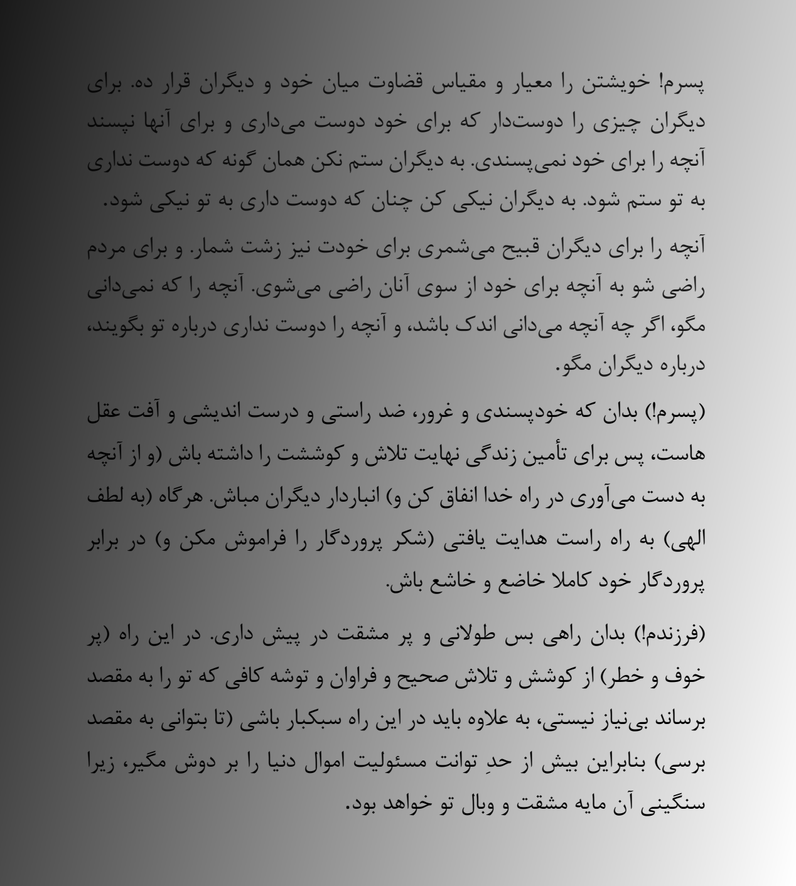
#> input picture HW5/doc_shadow.png, 796 x 886 px, shrunk from 1268 x 1411 before the run
$ python q3_Thresholding_AdaptiveThresholding.py
#> lines starting #> are read from the running program, lines starting #| are printed output that depends on the picture; after the words box and inside, x2 and y2 are one past the last pixel; in counts of white or black regions, pixels touching at a corner belong together
import cv2
img = cv2.imread('doc_shadow.png',0)
#> img is the input picture: shape (886, 796); min 0, max 255, mean 135.1
ret,thresh1 = cv2.threshold(img,50,255,cv2.THRESH_BINARY)
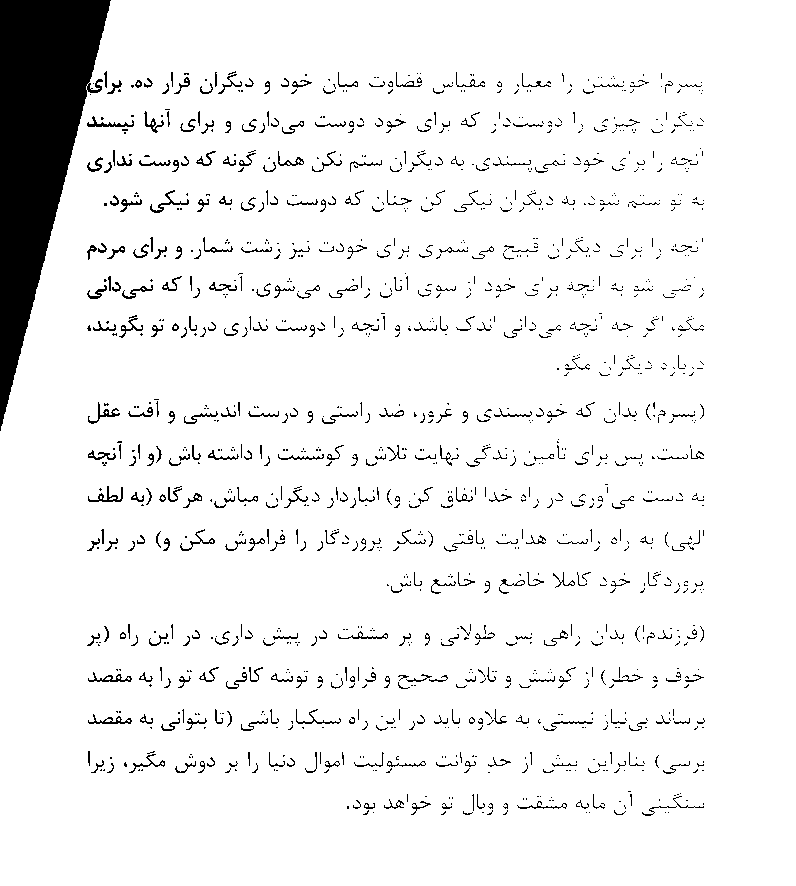
#> thresh1: shape (886, 796); 93.5% white; 1392 black regions (1034 under 20 px), largest, box (x1, y1, x2, y2) and area: (0, 0, 111, 431) 24122, (88, 486, 123, 502) 169, (87, 116, 134, 127) 166

th2 = cv2.adaptiveThreshold(img,255,cv2.ADAPTIVE_THRESH_MEAN_C,cv2.THRESH_BINARY,11,2)
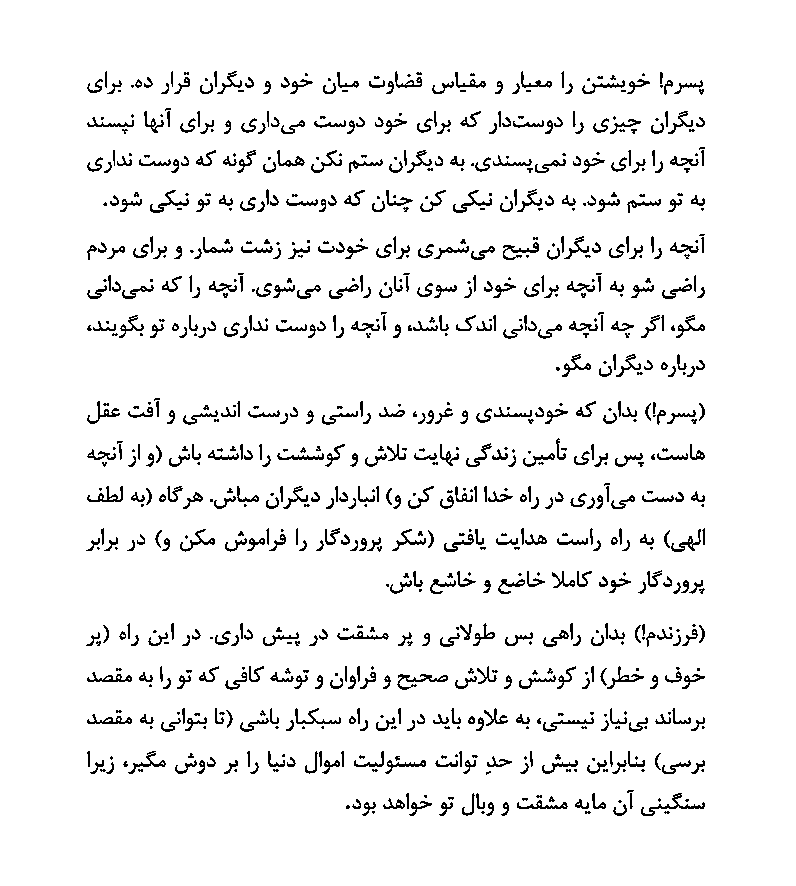
#> th2: shape (886, 796); 94.2% white; black in thin lines or dots, all inside (x1, y1, x2, y2) = (86, 71, 705, 816)
th3 = cv2.adaptiveThreshold(img,255,cv2.ADAPTIVE_THRESH_GAUSSIAN_C,cv2.THRESH_BINARY,11,2)
cv2.imwrite("normalThresh.jpg",thresh1)
cv2.imwrite("Mblock11c2.jpg",th2)
cv2.imwrite("Gblock11c2.jpg",th3)
th2 = cv2.adaptiveThreshold(img,255,cv2.ADAPTIVE_THRESH_MEAN_C,cv2.THRESH_BINARY,5,2)
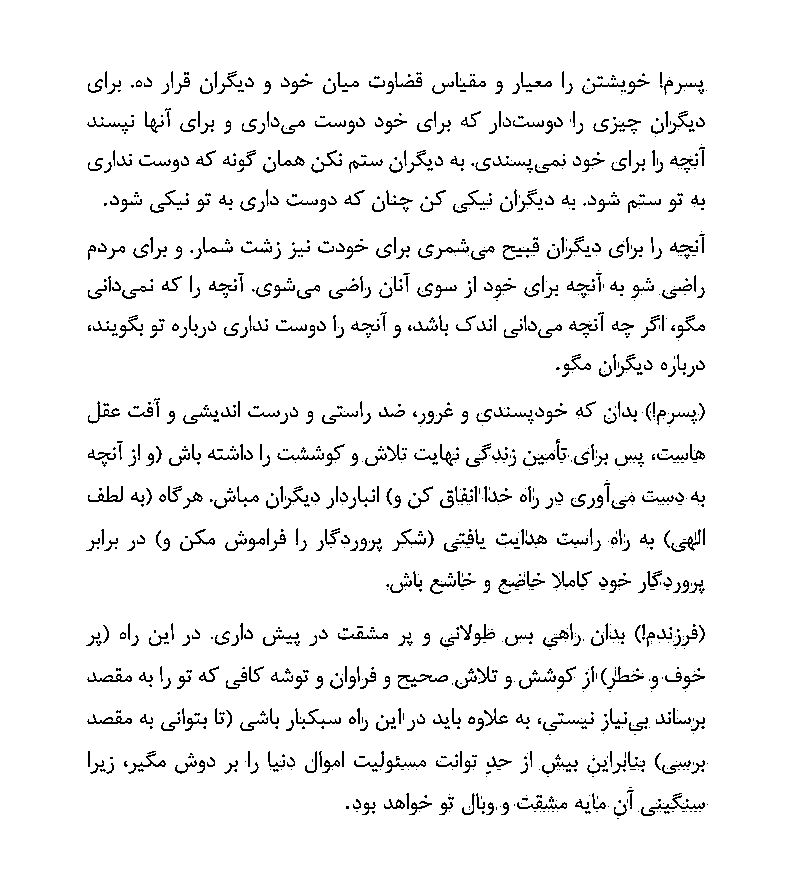
#> th2: shape (886, 796); 94.9% white; black in thin lines or dots, all inside (x1, y1, x2, y2) = (86, 71, 708, 819)
th3 = cv2.adaptiveThreshold(img,255,cv2.ADAPTIVE_THRESH_GAUSSIAN_C,cv2.THRESH_BINARY,5,2)
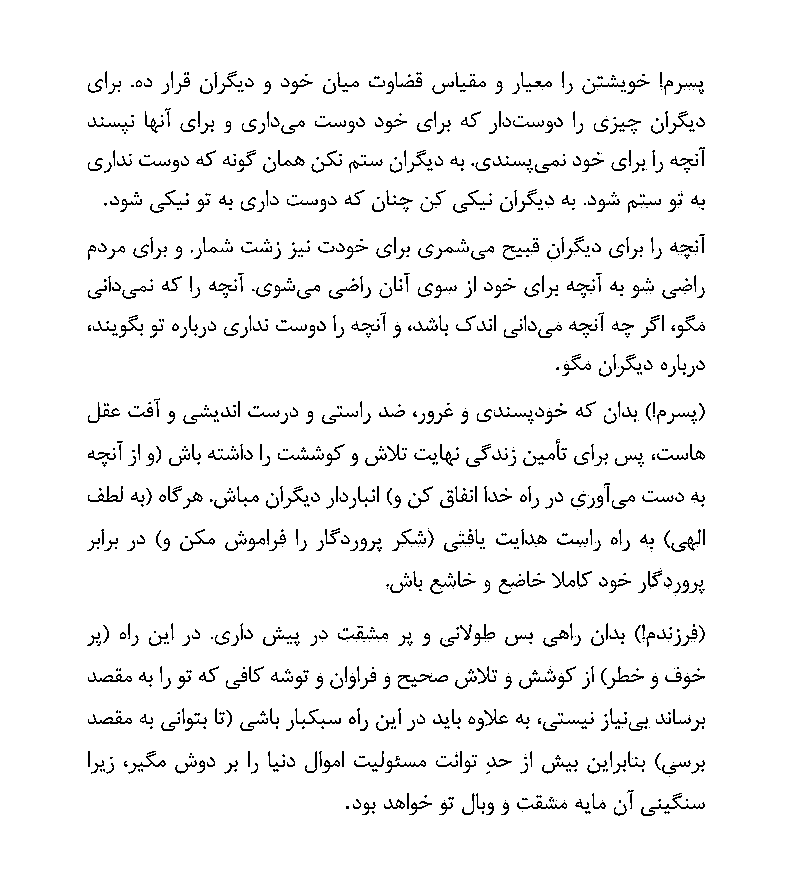
#> th3: shape (886, 796); 95.4% white; black in thin lines or dots, all inside (x1, y1, x2, y2) = (87, 71, 705, 816)
cv2.imwrite("Mblock5c2.jpg",th2)
cv2.imwrite("Gblock5c2.jpg",th3)
th2 = cv2.adaptiveThreshold(img,255,cv2.ADAPTIVE_THRESH_MEAN_C,cv2.THRESH_BINARY,11,20)
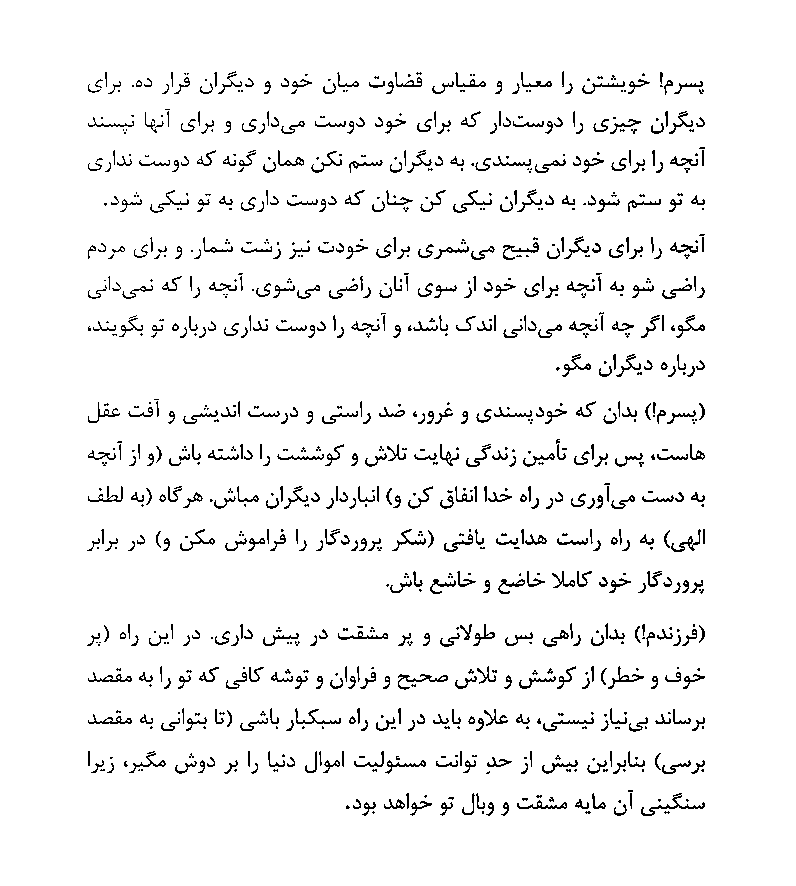
#> th2: shape (886, 796); 95.2% white; black in thin lines or dots, all inside (x1, y1, x2, y2) = (87, 71, 705, 816)
th3 = cv2.adaptiveThreshold(img,255,cv2.ADAPTIVE_THRESH_GAUSSIAN_C,cv2.THRESH_BINARY,11,20)
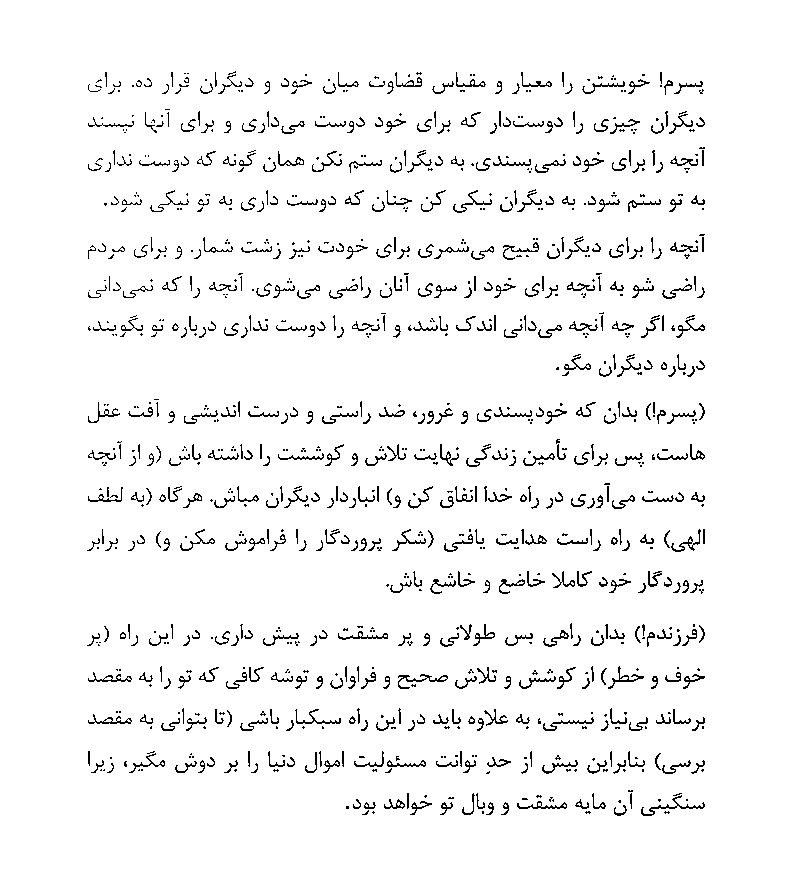
#> th3: shape (886, 796); 95.7% white; black in thin lines or dots, all inside (x1, y1, x2, y2) = (87, 71, 705, 816)
cv2.imwrite("Mblock11c20.jpg",th2)
cv2.imwrite("Gblock11c20.jpg",th3)
